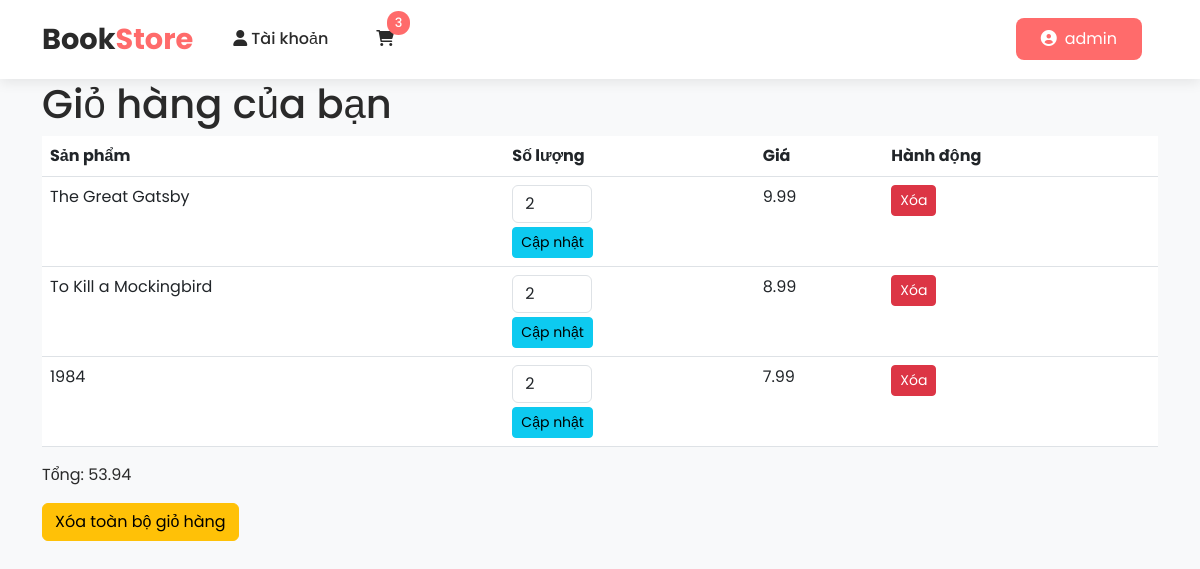
The app's page /cart/ (signed in) with its own data.
### customer/models.py (models this page shows, shortened)
class CustomUser(AbstractUser):
    email = models.EmailField(unique=True)  # Vẫn giữ email là duy nhất
    is_verified = models.BooleanField(default=False)  # Xác thực email
    groups = models.ManyToManyField(
        "auth.Group",
        related_name="customuser_set",
        blank=True,
        help_text="The groups this user belongs to.",
        verbose_name="groups",
    )
    user_permissions = models.ManyToManyField(
        "auth.Permission",
        related_name="customuser_set",
        blank=True,
        help_text="Specific permissions for this user.",
        verbose_name="user permissions",
    )
    USERNAME_FIELD = 'username'   # Sử dụng tên đăng nhập làm trường chính
    REQUIRED_FIELDS = ['email']   # Email trở thành trường bắt buộc (không dùng làm username)

### cart/models.py (models this page shows, shortened)
class CartItem(models.Model):
    cart = models.ForeignKey(Cart, on_delete=models.CASCADE)
    book = models.ForeignKey(Book, on_delete=models.CASCADE)
    quantity = models.IntegerField(default=1)
    added_at = models.DateTimeField(auto_now_add=True)

### book/models.py (models this page shows, shortened)
class Book(models.Model):
    title = models.CharField(max_length=255)
    author = models.CharField(max_length=255)
    description = models.TextField(blank=True, null=True)
    price = models.DecimalField(max_digits=10, decimal_places=2)
    isbn = models.CharField(max_length=13, unique=True)
    publisher = models.CharField(max_length=255, blank=True, null=True)
    publication_date = models.DateField(blank=True, null=True)
    stock = models.IntegerField(default=0)
    category = models.ManyToManyField(Category, blank=True)
    image = models.ImageField(upload_to='books/', blank=True, null=True)
    created_at = models.DateTimeField(auto_now_add=True)
    updated_at = models.DateTimeField(auto_now=True)

### cart/views.py (the view)
# urls.py: path("", CartView.as_view(), name="cart"),
class CartView(LoginRequiredMixin, TemplateView):
    template_name = "cart/cart.html"
    def get_context_data(self, **kwargs):
        context = super().get_context_data(**kwargs)
        profile = CustomerProfile.objects.get(user=self.request.user)
        cart, _ = Cart.objects.get_or_create(customer=profile)
        context["cart"] = cart
        context["cart_items"] = cart.cartitem_set.all()
        context["total"] = cart.get_total()
        return context

### cart/models.py (called while the page is built)
    def get_total(self):
        return sum(item.quantity * item.book.price for item in self.cartitem_set.all())

### templates/cart/cart.html (shortened to what this page needs)
{% extends "base.html" %}
{% block content %}
<h1>Giỏ hàng của bạn</h1>
{% if cart_items %}
    <table class="table">
        <thead>
            <tr>
                <th>Sản phẩm</th>
                <th>Số lượng</th>
                <th>Giá</th>
                <th>Hành động</th>
            </tr>
        </thead>
        <tbody>
            {% for item in cart_items %}
            <tr>
                <td>{{ item.book.title }}</td>
                <td>
                    <form method="post" action="{% url 'update_cart' item.book.id %}">
                        <input type="number" name="quantity" value="{{ item.quantity }}" min="1" class="form-control" style="width: 80px;">
                        <button type="submit" class="btn btn-sm btn-info mt-1">Cập nhật</button>
                    </form>
                </td>
                <td>{{ item.book.price }}</td>
                <td>
                    <a href="{% url 'remove_from_cart' item.book.id %}" class="btn btn-sm btn-danger">Xóa</a>
                </td>
            </tr>
            {% endfor %}
        </tbody>
    </table>
    <p class="font-weight-bold">Tổng: {{ total }}</p>
    <a href="{% url 'clear_cart' %}" class="btn btn-warning">Xóa toàn bộ giỏ hàng</a>
{% else %}
    <p>Giỏ hàng của bạn trống.</p>
{% endif %}
{% endblock %}

### templates/base.html (shortened to what this page needs)
<!DOCTYPE html>
<html lang="vi">
<head>
    <link href="https://cdn.jsdelivr.net/npm/bootstrap@5.3.0-alpha1/dist/css/bootstrap.min.css" rel="stylesheet">
    <link rel="stylesheet" href="https://cdnjs.cloudflare.com/ajax/libs/font-awesome/6.0.0/css/all.min.css">
</head>
<body>
    <nav class="navbar navbar-expand-lg fixed-top">
        <div class="container">
            <a class="navbar-brand" href="{% url 'book_list' %}">Book<span class="brand-accent">Store</span></a>
            <div class="collapse navbar-collapse" id="navbarNav">
                <ul class="navbar-nav me-auto mb-2 mb-lg-0">
                    <li class="nav-item">
                        <a class="nav-link" href="{% url 'profile' %}">
                            <i class="fas fa-user me-1"></i>Tài khoản
                        </a>
                    </li>
                    <li class="nav-item">
                        <a class="nav-link cart-icon" href="{% url 'cart' %}">
                            <i class="fas fa-shopping-cart"></i>
                            <span class="cart-badge">3</span>
                        </a>
                    </li>
                </ul>
                <div class="d-flex align-items-center">
                    {% if user.is_authenticated %}
                        <div class="user-greeting me-3">
                            <span class="btn btn-custom">
                                <i class="fas fa-user-circle me-2"></i>{{ user.username }}
                            </span>
                        </div>
                    {% endif %}
                </div>
            </div>
        </div>
    </nav>
    <main class="container container-main mt-5">
        {% block content %}
        {% endblock %}
    </main>
</body>
</html>

### templates/base.html (style rules this page uses)
:root { --primary-color: #2A2A2A; --accent-color: #FF6B6B; --background-color: #F8F9FA; --text-color: #2A2A2A; }
body { font-family: 'Poppins', sans-serif; background-color: var(--background-color); color: var(--text-color); min-height: 100vh; display: flex; flex-direction: column; }
.navbar { background: white; box-shadow: 0 4px 12px rgba(0, 0, 0, 0.08); padding: 0.8rem 0; }
.navbar-brand { font-weight: 700; font-size: 1.8rem; color: var(--primary-color) !important; transition: transform 0.3s ease; }
.brand-accent { color: var(--accent-color); }
.nav-link { font-weight: 500; color: var(--primary-color) !important; margin: 0 1rem; position: relative; }
.nav-link::after { content: ''; position: absolute; bottom: -5px; left: 0; width: 0; height: 2px; background-color: var(--accent-color); transition: width 0.3s ease; }
.btn-custom { background: var(--accent-color); color: white !important; border-radius: 8px; padding: 0.5rem 1.5rem; transition: all 0.3s ease; }
.user-greeting { position: relative; cursor: pointer; }
.container-main { flex: 1; padding-top: 2rem; padding-bottom: 4rem; }
.cart-icon { position: relative; }
.cart-badge { position: absolute; top: -8px; right: -8px; background: var(--accent-color); color: white; border-radius: 50%; padding: 2px 8px; font-size: 0.8rem; }

### records on screen
CustomUser: username "admin"
CartItem: book "The Great Gatsby", quantity "2", book.price "9.99"
CartItem: book "To Kill a Mockingbird", quantity "2", book.price "8.99"
CartItem: book "1984", quantity "2", book.price "7.99"

### other values on screen
{{ total }} "53.94"
